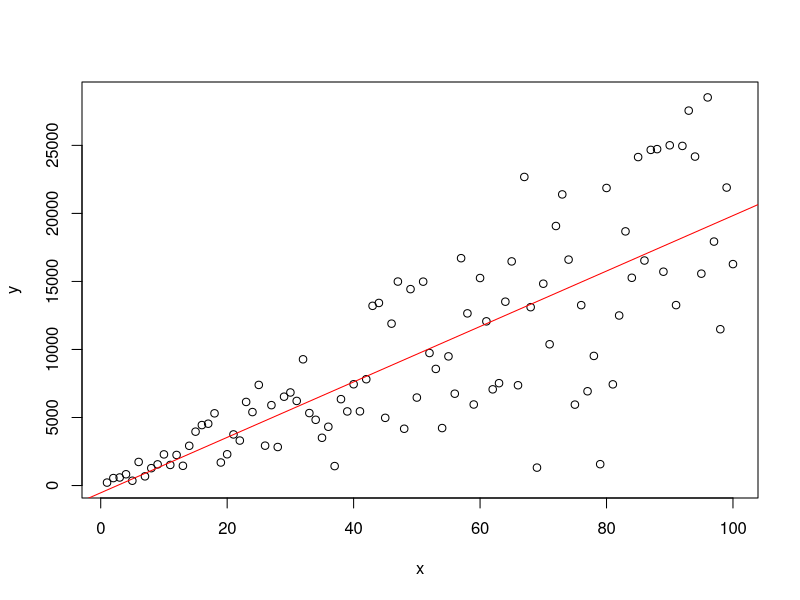

Write R code to recreate this figure.
## ---- chunk 1
knitr::opts_chunk$set(echo = FALSE)
## ---- chunk 2
set.seed(456)
x <- 1:100
y <- rnorm(100, 10, 3) + x*rnorm(100, 200, 78)
plot(x, y)
abline(lm(y~x), col="red")
